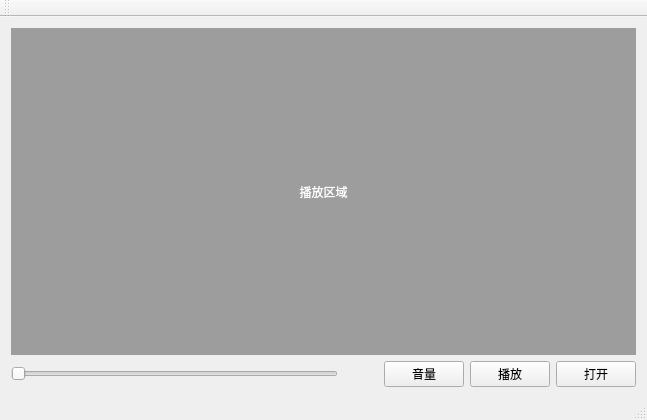
<?xml version="1.0" encoding="UTF-8"?>
<ui version="4.0">
 <class>MediaPlayer</class>
 <widget class="QMainWindow" name="MediaPlayer">
  <property name="geometry">
   <rect>
    <x>0</x>
    <y>0</y>
    <width>647</width>
    <height>420</height>
   </rect>
  </property>
  <property name="windowTitle">
   <string>MediaPlayer</string>
  </property>
  <widget class="QWidget" name="centralWidget">
   <layout class="QVBoxLayout" name="verticalLayout">
    <item>
     <layout class="QGridLayout" name="gridLayout_4">
      <item row="0" column="0">
       <widget class="QLabel" name="label_player">
        <property name="sizePolicy">
         <sizepolicy hsizetype="Preferred" vsizetype="Expanding">
          <horstretch>0</horstretch>
          <verstretch>0</verstretch>
         </sizepolicy>
        </property>
        <property name="palette">
         <palette>
          <active>
           <colorrole role="WindowText">
            <brush brushstyle="SolidPattern">
             <color alpha="255">
              <red>255</red>
              <green>255</green>
              <blue>255</blue>
             </color>
            </brush>
           </colorrole>
           <colorrole role="Button">
            <brush brushstyle="SolidPattern">
             <color alpha="255">
              <red>157</red>
              <green>157</green>
              <blue>157</blue>
             </color>
            </brush>
           </colorrole>
           <colorrole role="Base">
            <brush brushstyle="SolidPattern">
             <color alpha="255">
              <red>157</red>
              <green>157</green>
              <blue>157</blue>
             </color>
            </brush>
           </colorrole>
           <colorrole role="Window">
            <brush brushstyle="SolidPattern">
             <color alpha="255">
              <red>157</red>
              <green>157</green>
              <blue>157</blue>
             </color>
            </brush>
           </colorrole>
          </active>
          <inactive>
           <colorrole role="WindowText">
            <brush brushstyle="SolidPattern">
             <color alpha="255">
              <red>255</red>
              <green>255</green>
              <blue>255</blue>
             </color>
            </brush>
           </colorrole>
           <colorrole role="Button">
            <brush brushstyle="SolidPattern">
             <color alpha="255">
              <red>157</red>
              <green>157</green>
              <blue>157</blue>
             </color>
            </brush>
           </colorrole>
           <colorrole role="Base">
            <brush brushstyle="SolidPattern">
             <color alpha="255">
              <red>157</red>
              <green>157</green>
              <blue>157</blue>
             </color>
            </brush>
           </colorrole>
           <colorrole role="Window">
            <brush brushstyle="SolidPattern">
             <color alpha="255">
              <red>157</red>
              <green>157</green>
              <blue>157</blue>
             </color>
            </brush>
           </colorrole>
          </inactive>
          <disabled>
           <colorrole role="WindowText">
            <brush brushstyle="SolidPattern">
             <color alpha="255">
              <red>120</red>
              <green>120</green>
              <blue>120</blue>
             </color>
            </brush>
           </colorrole>
           <colorrole role="Button">
            <brush brushstyle="SolidPattern">
             <color alpha="255">
              <red>157</red>
              <green>157</green>
              <blue>157</blue>
             </color>
            </brush>
           </colorrole>
           <colorrole role="Base">
            <brush brushstyle="SolidPattern">
             <color alpha="255">
              <red>157</red>
              <green>157</green>
              <blue>157</blue>
             </color>
            </brush>
           </colorrole>
           <colorrole role="Window">
            <brush brushstyle="SolidPattern">
             <color alpha="255">
              <red>157</red>
              <green>157</green>
              <blue>157</blue>
             </color>
            </brush>
           </colorrole>
          </disabled>
         </palette>
        </property>
        <property name="styleSheet">
         <string notr="true">background-color: rgb(157, 157, 157);</string>
        </property>
        <property name="text">
         <string>播放区域</string>
        </property>
        <property name="alignment">
         <set>Qt::AlignCenter</set>
        </property>
       </widget>
      </item>
      <item row="1" column="0">
       <layout class="QHBoxLayout" name="horizontalLayout_2">
        <item>
         <widget class="CustomSlider" name="slider_progress">
          <property name="sizePolicy">
           <sizepolicy hsizetype="Expanding" vsizetype="Preferred">
            <horstretch>0</horstretch>
            <verstretch>0</verstretch>
           </sizepolicy>
          </property>
          <property name="orientation">
           <enum>Qt::Horizontal</enum>
          </property>
         </widget>
        </item>
        <item>
         <spacer name="horizontalSpacer">
          <property name="orientation">
           <enum>Qt::Horizontal</enum>
          </property>
          <property name="sizeType">
           <enum>QSizePolicy::Preferred</enum>
          </property>
          <property name="sizeHint" stdset="0">
           <size>
            <width>40</width>
            <height>20</height>
           </size>
          </property>
         </spacer>
        </item>
        <item>
         <widget class="QPushButton" name="pushButton_volume">
          <property name="text">
           <string>音量</string>
          </property>
         </widget>
        </item>
        <item>
         <widget class="QPushButton" name="pushButton_play_and_pause">
          <property name="text">
           <string>播放</string>
          </property>
         </widget>
        </item>
        <item>
         <widget class="QPushButton" name="pushButton_open_file">
          <property name="text">
           <string>打开</string>
          </property>
         </widget>
        </item>
       </layout>
      </item>
     </layout>
    </item>
   </layout>
  </widget>
  <widget class="QMenuBar" name="menuBar">
   <property name="geometry">
    <rect>
     <x>0</x>
     <y>0</y>
     <width>647</width>
     <height>23</height>
    </rect>
   </property>
  </widget>
  <widget class="QToolBar" name="mainToolBar">
   <attribute name="toolBarArea">
    <enum>TopToolBarArea</enum>
   </attribute>
   <attribute name="toolBarBreak">
    <bool>false</bool>
   </attribute>
  </widget>
  <widget class="QStatusBar" name="statusBar"/>
 </widget>
 <layoutdefault spacing="6" margin="11"/>
 <customwidgets>
  <customwidget>
   <class>CustomSlider</class>
   <extends>QSlider</extends>
   <header location="global">customslider.h</header>
  </customwidget>
 </customwidgets>
 <resources/>
 <connections/>
</ui>
